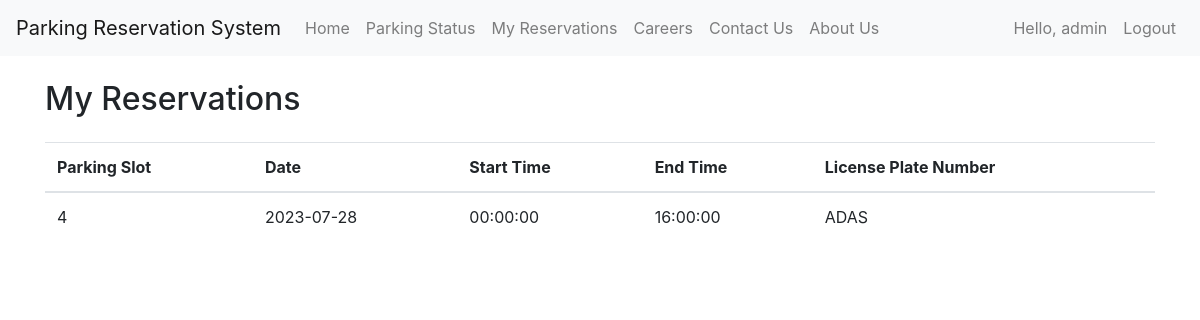
The page /my_reservations (signed in) on the database as committed earlier.
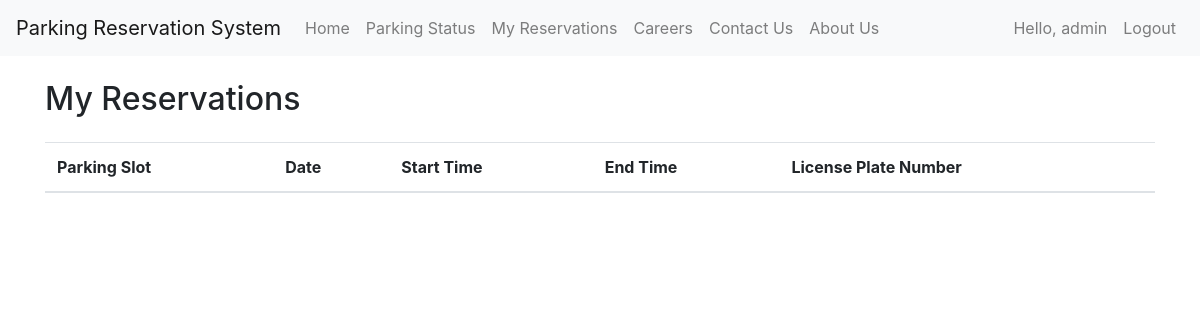
The same page on the database as committed later.
### app.py (models this page shows, shortened)
class Reservation(db.Model):
    id = db.Column(db.Integer, primary_key=True)
    user_id = db.Column(db.Integer, db.ForeignKey('user.id'), nullable=False)
    slot_id = db.Column(db.Integer, db.ForeignKey('slot.id'), nullable=False)
    date = db.Column(db.Date, nullable=False)
    start_time = db.Column(db.Time, nullable=False)
    end_time = db.Column(db.Time, nullable=False)
    commercial = db.Column(db.Boolean, nullable=False)
    license_plate_number = db.Column(db.String(10), nullable=False)
    slot = db.relationship('Slot', backref=db.backref('reservations', lazy=True))

class Slot(db.Model):
    id = db.Column(db.Integer, primary_key=True)
    status = db.Column(db.String(50), nullable=False)
    date = db.Column(db.Date, nullable=True)
    start_time = db.Column(db.Time, nullable=True)
    end_time = db.Column(db.Time, nullable=True)

### app.py (the view)
@app.route('/my_reservations', methods=['GET'])
@login_required
def my_reservations():
    reservations = get_reservations(current_user.id)
    return render_template('my_reservations.html', reservations=reservations)

### app.py (called while the page is built)
@login_manager.user_loader
def load_user(user_id):
    return User.query.get(int(user_id))

def get_reservations(user_id):
    return Reservation.query.filter_by(user_id=user_id).all()

    @property
    def is_authenticated(self):
        return True

### templates/my_reservations.html
<!DOCTYPE html>
{% extends "base.html" %} {% block title %} My Reservations {% endblock %} {%
block content %}
<div class="container">
  <h2 class="my-4">My Reservations</h2>
  <table class="table">
    <thead>
      <tr>
        <th scope="col">Parking Slot</th>
        <th scope="col">Date</th>
        <th scope="col">Start Time</th>
        <th scope="col">End Time</th>
        <th scope="col">License Plate Number</th>
      </tr>
    </thead>
    <tbody>
      {% for reservation in reservations %}
      <tr>
        <td>{{ reservation.slot.id }}</td>
        <td>{{ reservation.date }}</td>
        <td>{{ reservation.start_time }}</td>
        <td>{{ reservation.end_time }}</td>
        <td>{{ reservation.license_plate_number }}</td>
      </tr>
      {% endfor %}
    </tbody>
  </table>
</div>
{% endblock %}

Rows that differ between the two databases and show on the page:
removed Reservation: slot.id "4", date "2023-07-28", start_time "00:00:00", end_time "16:00:00", license_plate_number "ADAS"
